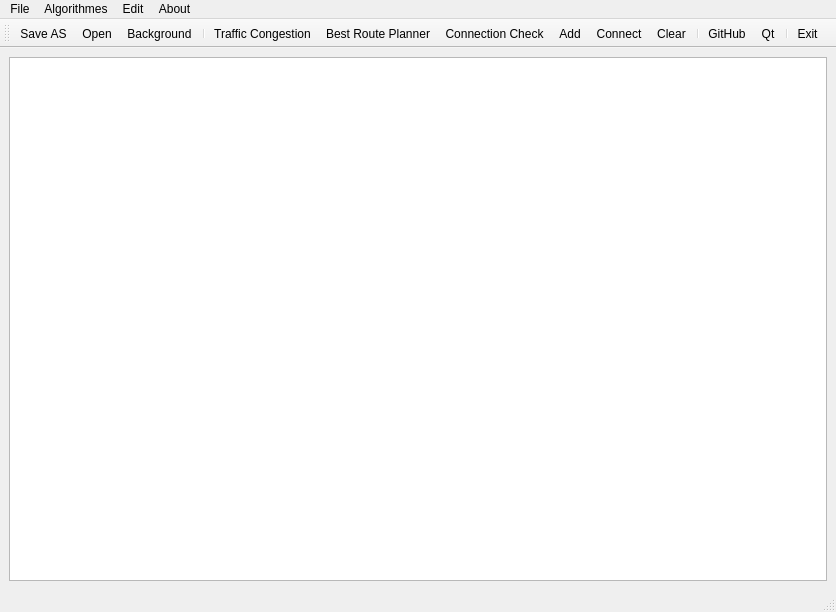
<?xml version="1.0" encoding="UTF-8"?>
<ui version="4.0">
 <class>MainWindow</class>
 <widget class="QMainWindow" name="MainWindow">
  <property name="geometry">
   <rect>
    <x>0</x>
    <y>0</y>
    <width>836</width>
    <height>612</height>
   </rect>
  </property>
  <property name="windowTitle">
   <string>MainWindow</string>
  </property>
  <widget class="QWidget" name="centralwidget">
   <layout class="QVBoxLayout" name="verticalLayout">
    <item>
     <widget class="QGraphicsView" name="graphicsView"/>
    </item>
   </layout>
  </widget>
  <widget class="QMenuBar" name="menubar">
   <property name="geometry">
    <rect>
     <x>0</x>
     <y>0</y>
     <width>836</width>
     <height>21</height>
    </rect>
   </property>
   <widget class="QMenu" name="menuFile">
    <property name="title">
     <string>File</string>
    </property>
    <addaction name="actionSave_AS"/>
    <addaction name="actionOpen"/>
    <addaction name="actionBackground"/>
   </widget>
   <widget class="QMenu" name="menuAlgorithmes">
    <property name="title">
     <string>Algorithmes</string>
    </property>
    <addaction name="actionTraffic_ongestion"/>
    <addaction name="actionBest_Route_Planner"/>
    <addaction name="actionConnection_heck"/>
   </widget>
   <widget class="QMenu" name="menuAbout">
    <property name="title">
     <string>About</string>
    </property>
    <addaction name="actionAbout"/>
    <addaction name="separator"/>
    <addaction name="actionGitHub"/>
    <addaction name="actionQt"/>
    <addaction name="separator"/>
    <addaction name="actionEXIT"/>
   </widget>
   <widget class="QMenu" name="menuEdit">
    <property name="title">
     <string>Edit</string>
    </property>
    <addaction name="actionAdd"/>
    <addaction name="actionconnect"/>
    <addaction name="actionClear"/>
   </widget>
   <addaction name="menuFile"/>
   <addaction name="menuAlgorithmes"/>
   <addaction name="menuEdit"/>
   <addaction name="menuAbout"/>
  </widget>
  <widget class="QStatusBar" name="statusbar"/>
  <widget class="QToolBar" name="toolBar">
   <property name="windowTitle">
    <string>toolBar</string>
   </property>
   <attribute name="toolBarArea">
    <enum>TopToolBarArea</enum>
   </attribute>
   <attribute name="toolBarBreak">
    <bool>false</bool>
   </attribute>
   <addaction name="actionSave_AS"/>
   <addaction name="actionOpen"/>
   <addaction name="actionBackground"/>
   <addaction name="separator"/>
   <addaction name="actionTraffic_ongestion"/>
   <addaction name="actionBest_Route_Planner"/>
   <addaction name="actionConnection_heck"/>
   <addaction name="actionAdd"/>
   <addaction name="actionconnect"/>
   <addaction name="actionClear"/>
   <addaction name="separator"/>
   <addaction name="actionGitHub"/>
   <addaction name="actionQt"/>
   <addaction name="separator"/>
   <addaction name="actionEXIT"/>
  </widget>
  <action name="actionSave_AS">
   <property name="icon">
    <iconset resource="Resource.qrc">
     <normaloff>:/Img/Recourse/save-file.png</normaloff>:/Img/Recourse/save-file.png</iconset>
   </property>
   <property name="text">
    <string>Save AS</string>
   </property>
  </action>
  <action name="actionOpen">
   <property name="icon">
    <iconset resource="Resource.qrc">
     <normaloff>:/Img/Recourse/open-file-button.png</normaloff>:/Img/Recourse/open-file-button.png</iconset>
   </property>
   <property name="text">
    <string>Open</string>
   </property>
  </action>
  <action name="actionTraffic_ongestion">
   <property name="icon">
    <iconset resource="Resource.qrc">
     <normaloff>:/Img/Recourse/traffic-jam (1).png</normaloff>:/Img/Recourse/traffic-jam (1).png</iconset>
   </property>
   <property name="text">
    <string>Traffic Сongestion</string>
   </property>
  </action>
  <action name="actionBest_Route_Planner">
   <property name="icon">
    <iconset resource="Resource.qrc">
     <normaloff>:/Img/Recourse/speedometer.png</normaloff>:/Img/Recourse/speedometer.png</iconset>
   </property>
   <property name="text">
    <string>Best Route Planner</string>
   </property>
  </action>
  <action name="actionAbout">
   <property name="icon">
    <iconset resource="Resource.qrc">
     <normaloff>:/Img/Recourse/about.png</normaloff>:/Img/Recourse/about.png</iconset>
   </property>
   <property name="text">
    <string>About</string>
   </property>
  </action>
  <action name="actionEXIT">
   <property name="icon">
    <iconset resource="Resource.qrc">
     <normaloff>:/Img/Recourse/logout.png</normaloff>:/Img/Recourse/logout.png</iconset>
   </property>
   <property name="text">
    <string>Exit</string>
   </property>
  </action>
  <action name="actionGitHub">
   <property name="icon">
    <iconset resource="Resource.qrc">
     <normaloff>:/Img/Recourse/github.png</normaloff>:/Img/Recourse/github.png</iconset>
   </property>
   <property name="text">
    <string>GitHub</string>
   </property>
  </action>
  <action name="actionQt">
   <property name="icon">
    <iconset resource="Resource.qrc">
     <normaloff>:/Img/Recourse/qt.png</normaloff>:/Img/Recourse/qt.png</iconset>
   </property>
   <property name="text">
    <string>Qt</string>
   </property>
  </action>
  <action name="actionConnection_heck">
   <property name="icon">
    <iconset resource="Resource.qrc">
     <normaloff>:/Img/Recourse/magnifier.png</normaloff>:/Img/Recourse/magnifier.png</iconset>
   </property>
   <property name="text">
    <string>Connection Сheck</string>
   </property>
  </action>
  <action name="actionClear">
   <property name="icon">
    <iconset resource="Resource.qrc">
     <normaloff>:/Img/Recourse/cleaning-tools (2).png</normaloff>:/Img/Recourse/cleaning-tools (2).png</iconset>
   </property>
   <property name="text">
    <string>Clear</string>
   </property>
  </action>
  <action name="actionAdd">
   <property name="icon">
    <iconset resource="Resource.qrc">
     <normaloff>:/Img/Recourse/add.png</normaloff>:/Img/Recourse/add.png</iconset>
   </property>
   <property name="text">
    <string>Add</string>
   </property>
  </action>
  <action name="actionconnect">
   <property name="icon">
    <iconset resource="Resource.qrc">
     <normaloff>:/Img/Recourse/link.png</normaloff>:/Img/Recourse/link.png</iconset>
   </property>
   <property name="text">
    <string>Connect</string>
   </property>
  </action>
  <action name="actionBackground">
   <property name="icon">
    <iconset resource="Resource.qrc">
     <normaloff>:/Img/Recourse/background.png</normaloff>:/Img/Recourse/background.png</iconset>
   </property>
   <property name="text">
    <string>Background</string>
   </property>
  </action>
 </widget>
 <resources>
  <include location="Resource.qrc"/>
 </resources>
 <connections/>
</ui>
